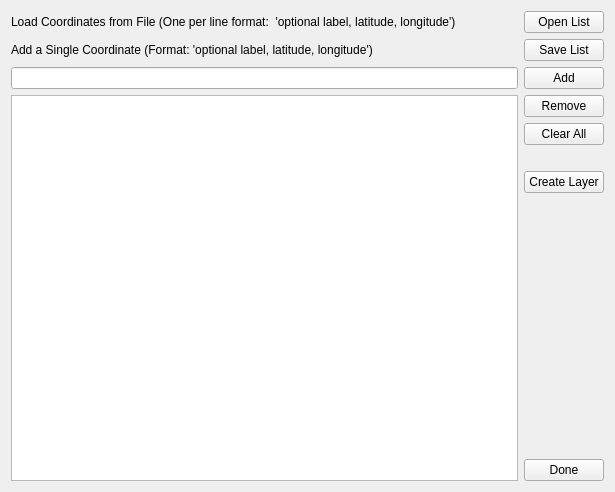
<?xml version="1.0" encoding="UTF-8"?>
<ui version="4.0">
 <class>MultiLocationZoom</class>
 <widget class="QDialog" name="MultiLocationZoom">
  <property name="geometry">
   <rect>
    <x>0</x>
    <y>0</y>
    <width>615</width>
    <height>492</height>
   </rect>
  </property>
  <property name="windowTitle">
   <string>Multi-Location Zoom</string>
  </property>
  <layout class="QGridLayout" name="gridLayout">
   <item row="0" column="1">
    <widget class="QPushButton" name="browseButton">
     <property name="text">
      <string>Open List</string>
     </property>
     <property name="autoDefault">
      <bool>false</bool>
     </property>
    </widget>
   </item>
   <item row="1" column="1">
    <widget class="QPushButton" name="saveButton">
     <property name="text">
      <string>Save List</string>
     </property>
     <property name="autoDefault">
      <bool>false</bool>
     </property>
    </widget>
   </item>
   <item row="2" column="1">
    <widget class="QPushButton" name="addButton">
     <property name="text">
      <string>Add</string>
     </property>
     <property name="autoDefault">
      <bool>false</bool>
     </property>
     <property name="default">
      <bool>false</bool>
     </property>
    </widget>
   </item>
   <item row="0" column="0">
    <widget class="QLabel" name="label">
     <property name="text">
      <string>Load Coordinates from File (One per line format:  'optional label, latitude, longitude')</string>
     </property>
    </widget>
   </item>
   <item row="2" column="0">
    <widget class="QLineEdit" name="coordTxt"/>
   </item>
   <item row="1" column="0">
    <widget class="QLabel" name="label_2">
     <property name="text">
      <string>Add a Single Coordinate (Format: 'optional label, latitude, longitude')</string>
     </property>
    </widget>
   </item>
   <item row="3" column="0">
    <widget class="QTableWidget" name="resultsTable"/>
   </item>
   <item row="3" column="1">
    <layout class="QVBoxLayout" name="verticalLayout">
     <item>
      <widget class="QPushButton" name="removeButton">
       <property name="text">
        <string>Remove</string>
       </property>
       <property name="autoDefault">
        <bool>false</bool>
       </property>
      </widget>
     </item>
     <item>
      <widget class="QPushButton" name="clearAllButton">
       <property name="text">
        <string>Clear All</string>
       </property>
       <property name="autoDefault">
        <bool>false</bool>
       </property>
      </widget>
     </item>
     <item>
      <spacer name="verticalSpacer_2">
       <property name="orientation">
        <enum>Qt::Vertical</enum>
       </property>
       <property name="sizeType">
        <enum>QSizePolicy::Fixed</enum>
       </property>
       <property name="sizeHint" stdset="0">
        <size>
         <width>20</width>
         <height>20</height>
        </size>
       </property>
      </spacer>
     </item>
     <item>
      <widget class="QPushButton" name="createLayerButton">
       <property name="text">
        <string>Create Layer</string>
       </property>
       <property name="autoDefault">
        <bool>false</bool>
       </property>
      </widget>
     </item>
     <item>
      <spacer name="verticalSpacer">
       <property name="orientation">
        <enum>Qt::Vertical</enum>
       </property>
       <property name="sizeHint" stdset="0">
        <size>
         <width>20</width>
         <height>40</height>
        </size>
       </property>
      </spacer>
     </item>
     <item>
      <widget class="QPushButton" name="doneButton">
       <property name="text">
        <string>Done</string>
       </property>
       <property name="autoDefault">
        <bool>false</bool>
       </property>
      </widget>
     </item>
    </layout>
   </item>
  </layout>
 </widget>
 <resources/>
 <connections/>
</ui>
